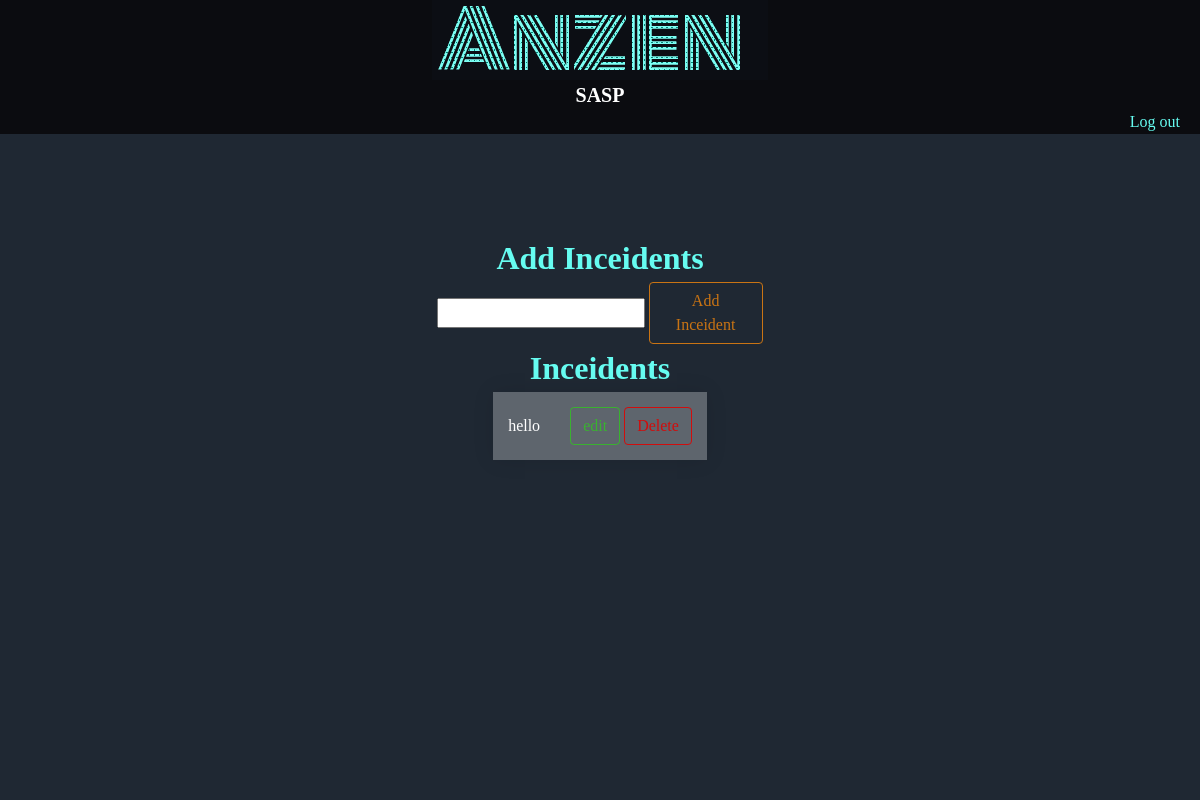
Before: /incidentEntry/ (signed in) with the older database file.
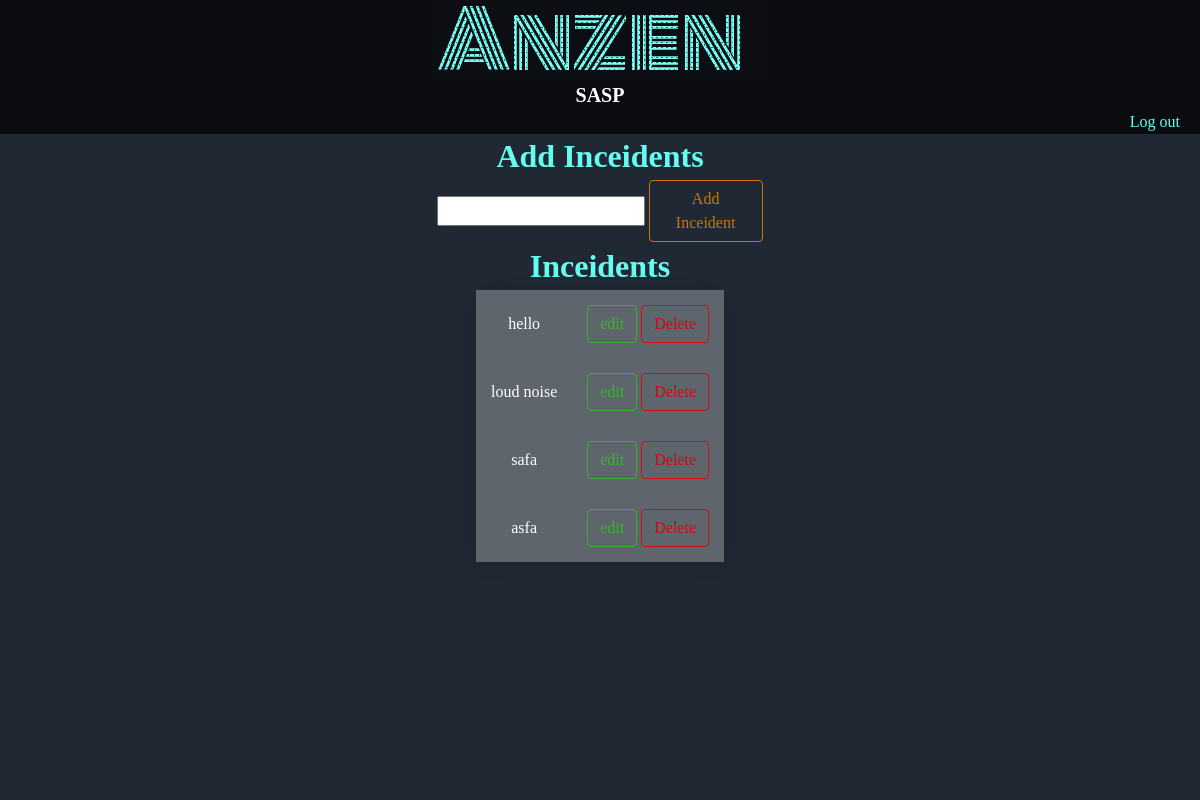
After: the same page with the newer database file.
### accounts/models.py (models this page shows)
class inceident (models.Model):
    inceidentName = models.CharField(max_length=150,null=True)
    def __str__(self):
        return self.inceidentName

### accounts/views.py (the view, shortened to what this page needs)
# urls.py: path('incidentEntry/',views.incidentEntry,name='incidentEntry'),
@login_required(login_url='login')
def incidentEntry(request):
    inceidents = models.inceident.objects.all()
    return render(request,'accounts/reports/inceidentsEntry.html',{'inceidents':inceidents})

### accounts/templates/accounts/reports/inceidentsEntry.html (shortened to what this page needs)
{% extends 'accounts/index.html' %}
{% block content %}
<div class="inceidentFormsBody">
    <div class="inceidentAddDisplay">
        <H1 style="color:#66fcf1 ;">
            Add Inceidents
        </H1>
        <div class="inceidentAddForm">
            <form class="inceidentsAddForm" action="" method="POST">
                <input type="text" name="newInceident" required>
                <button type="submit" class="newInceidentButton">Add Inceident</button>
            </form>
        </div>
    </div>
    <div class="inceidentsDisplay">
        <H1 style="color:#66fcf1 ;">
            Inceidents
        </H1>
        <form class="inceidentsDisplayForm" action="" method="POST">
            <table >
                {% for inceident in inceidents %}
                <tr>
                    <td > {{ inceident }}</td>
                    <td>
                        <p onclick="editInceident()" class="editButton">edit</p>
                        <button type="submit" class="deleteButton" value="delete" name="1{{inceident.id}}">Delete</button>
                    </td>
                </tr>
                {% endfor %}
            </table>
        </form>
    </div>
</div>
{% endblock content %}

Changed rows visible on the page:
added inceident: inceidentName "loud noise"
added inceident: inceidentName "safa"
added inceident: inceidentName "asfa"
